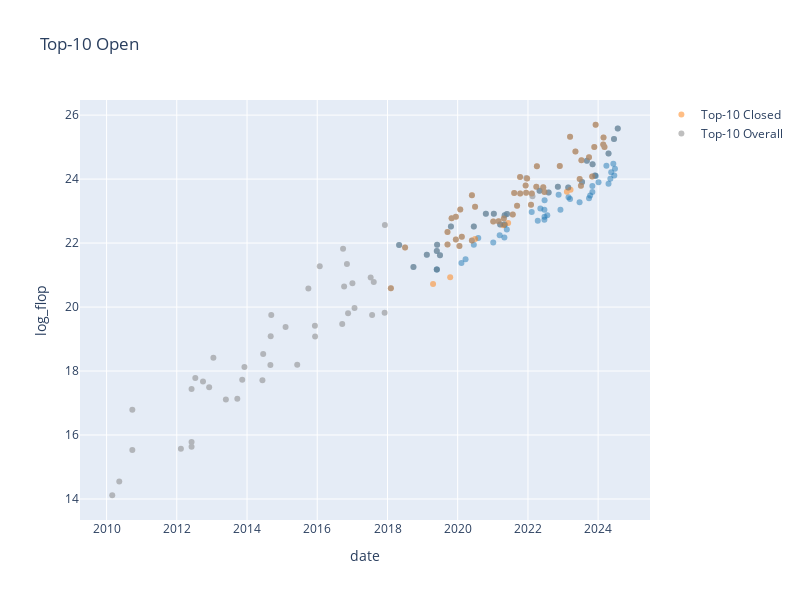

Notebook code for this chart:
### Code cell
fig = px.scatter(df_filtered[df_filtered['category'] == 'Open'], x='date', y='log_flop', 
                 opacity=0.5, color_discrete_sequence=[colors['open']], 
                 labels={'x': 'Date', 'y': 'Log FLOP'}, title=f'Top-{top_n} Open')
fig.add_scatter(x=df_filtered['date'][df_filtered['category'] == 'Closed'], 
                y=df_filtered['log_flop'][df_filtered['category'] == 'Closed'], 
                mode='markers', opacity=0.5, marker=dict(color=colors['closed']), 
                name=f'Top-{top_n} Closed')
fig.add_scatter(x=top_models_df['date'][top_models_df['date'] > pd.to_datetime('2010-01-01')], 
                y=top_models_df['log_flop'][top_models_df['date'] > pd.to_datetime('2010-01-01')], 
                mode='markers', opacity=0.5, marker=dict(color='grey'), 
                name=f'Top-{top_n} Overall')
fig.update_layout(
    width=800,
    height=600,
)

fig.show()
